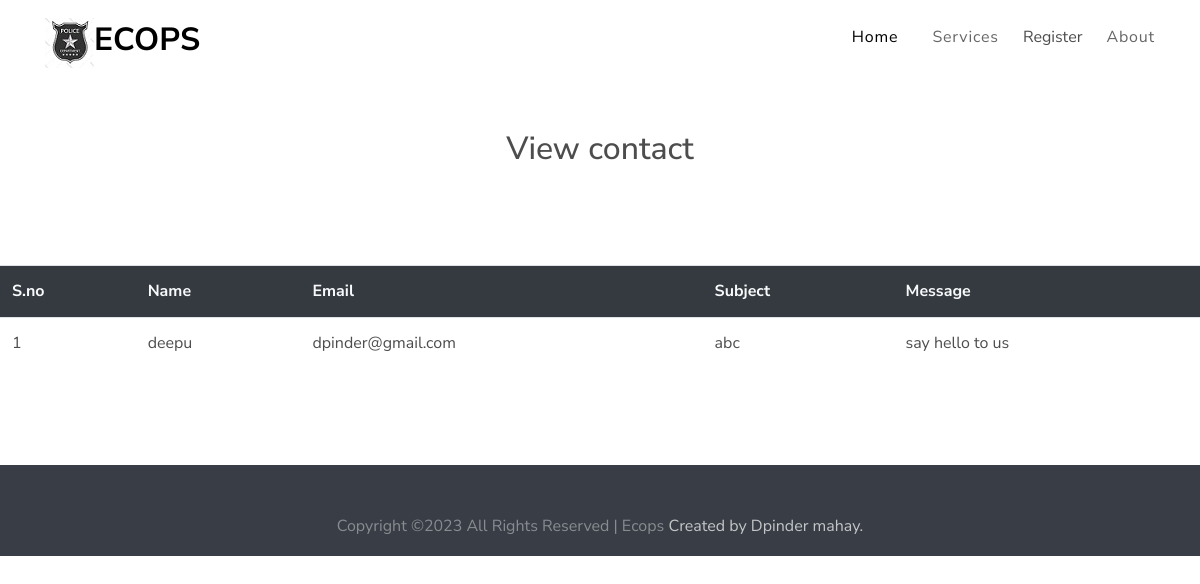
Page /cops/viewcontact.php on the committed database.
### tables this page shows
CREATE TABLE `contact` (
  `id` int(255) NOT NULL,
  `name` varchar(255) NOT NULL,
  `email` varchar(255) NOT NULL,
  `subject` varchar(255) NOT NULL,
  `message` varchar(255) NOT NULL
);

### cops/viewcontact.php (the view)
<?php include "header.php"?>
<div class="col-12 text-center my-5">
    <h2>View contact</h2>
</div>
<div style="overflow-x:auto;">
<table class="table table-hover table-striped mt-5 mb-5">
    <tr class="bg-dark text-light">
        <th>S.no</th>
        <th>Name</th>
        <th>Email</th>
        <th>Subject</th>
        <th>Message</th>
    </tr>
<?php
$i=1;
include "config.php";
$q="select * from `contact`";
$result=mysqli_query($con,$q);
while($arr=mysqli_fetch_array($result)){
?>
    <tr>
        <td><?php echo $i;?></td>
        <td><?php echo $arr['name'];?></td>
        <td><?php echo $arr['email'];?></td>
        <td><?php echo $arr['subject'];?></td>
        <td><?php echo $arr['message'];?></td>
    </tr>
<?php
$i++;
}
?>
</table>
</div>
<?php
include "footer.php";
?>

### cops/header.php (shortened to what this page needs)
<!DOCTYPE html>
<html lang="en">
  <head>
    <link rel="stylesheet" href="fonts/icomoon/style.css">
    <link rel="stylesheet" href="css/bootstrap.min.css">
    <link rel="stylesheet" href="css/magnific-popup.css">
    <link rel="stylesheet" href="css/jquery-ui.css">
    <link rel="stylesheet" href="css/owl.carousel.min.css">
    <link rel="stylesheet" href="css/owl.theme.default.min.css">
    <link rel="stylesheet" href="css/bootstrap-datepicker.css">
    <link rel="stylesheet" href="css/animate.css">
    <link rel="stylesheet" href="fonts/flaticon/font/flaticon.css">
    <link rel="stylesheet" href="css/fl-bigmug-line.css">
    <link rel="stylesheet" href="css/aos.css">
    <link rel="stylesheet" href="css/style.css">
  </head>
  <body>
    <header class="site-navbar py-1" role="banner">
      <div class="container">
        <div class="row align-items-center">
          <div class="col-6 col-xl-2">
            <h1 class="mb-0"><a href="index.php" class="text-black h2 mb-0"><img src="logo.jpg"><strong>ECOPS</strong></a></h1>
          </div>
          <div class="col-10 col-xl-10 d-none d-xl-block">
            <nav class="site-navigation text-right" role="navigation">
              <?php
              if(isset($_SESSION['email']))
              {?>
              <ul class="site-menu js-clone-nav mr-auto d-none d-lg-block">
                <li class="active"><a href="home.php">Home</a></li>
                <li>
                  <a href="services.php">Services</a>
                  </li>
                 <li><a href="about.php">About</a></li>
                <li><b><?php echo $_SESSION['name'];?></b></li>
                <li><a href="logout.php">Logout</a></li>
              </ul>
              <?php
              }
              else{
                ?>
                <ul class="site-menu js-clone-nav mr-auto d-none d-lg-block">
                  <li class="active"><a href="home.php">Home</a></li>
                  <li>
                    <a href="services.php">Services</a>
                    </li>
                  <li class="has-children">
                  <p>Register</p>
                    </li>
                  <li><a href="about.php">About</a></li>
                </ul>
                <?php } ?>
            </nav>
          </div>
          <div class="col-6 col-xl-2 text-right d-block">
          </div>
        </div>
      </div>
</header>

### cops/footer.php (shortened to what this page needs)
<!DOCTYPE html>
<html lang="en">
  <head>
    <link rel="stylesheet" href="fonts/icomoon/style.css">
    <link rel="stylesheet" href="css/bootstrap.min.css">
    <link rel="stylesheet" href="css/magnific-popup.css">
    <link rel="stylesheet" href="css/jquery-ui.css">
    <link rel="stylesheet" href="css/owl.carousel.min.css">
    <link rel="stylesheet" href="css/owl.theme.default.min.css">
    <link rel="stylesheet" href="css/bootstrap-datepicker.css">
    <link rel="stylesheet" href="css/animate.css">
    <link rel="stylesheet" href="fonts/flaticon/font/flaticon.css">
    <link rel="stylesheet" href="css/fl-bigmug-line.css">
    <link rel="stylesheet" href="css/aos.css">
    <link rel="stylesheet" href="css/style.css">
  </head>
  <body>
<footer class="site-footer" style="padding:0px">
    <div class="container">
      <div class="row pt-5 mt-5 text-center">
        <div class="col-md-12">
          <p>
          Copyright &copy; All Rights Reserved | Ecops <a href="https://colorlib.com" target="_blank" >Created by Dpinder mahay.
          </p>
        </div>
      </div>
    </div>
  </footer>
</body>
</html>

### cops/css/style.css (style rules this page uses)
body { line-height: 1.7; color: #4d4d4d; font-weight: 400; font-size: 1rem; font-family: "Roboto Mono", SFMono-Regular, Menlo, Monaco, Consolas, "Liberation Mono", "Courier New", monospace; font-family: "Nunito Sans", -apple-system, BlinkMacSystemFont, "Segoe UI", Roboto, "Helvetica Neue", Arial, sans-serif, "Apple Color Emoji", "Segoe UI Emoji", "Segoe UI Symbol", "Noto Color Emoji"; }
a { -webkit-transition: .3s all ease; -o-transition: .3s all ease; transition: .3s all ease; }
.text-black { color: #000 !important; }
.site-footer { padding: 0em 0; background: #393e46; color: rgba(255, 255, 255, 0.4); }
.site-footer a { color: rgba(255, 255, 255, 0.7); }
.site-navbar { margin-bottom: 0px; width: 100%; border-bottom: none; z-index: 2; position: relative; }
.site-navbar .site-navigation .site-menu { margin-bottom: 0; margin-left: 0; padding-left: 0; }
.site-navbar .site-navigation .site-menu .active > a { color: #000; }
.site-navbar .site-navigation .site-menu a { text-decoration: none !important; display: inline-block; }
.site-navbar .site-navigation .site-menu > li { display: inline-block; padding: 10px 5px; }
.site-navbar .site-navigation .site-menu > li > a { padding: 10px 10px; letter-spacing: .05em; color: rgba(0, 0, 0, 0.6); text-decoration: none !important; }
.site-navbar .site-navigation .site-menu > li:last-child { padding-right: 0; }
.site-navbar .site-navigation .site-menu > li:last-child > a { padding-right: 0; }
.site-navbar .site-navigation .site-menu .has-children { position: relative; }

### rows in the picture
contact: name "deepu", email "dpinder@gmail.com", subject "abc", message "say hello to us"
